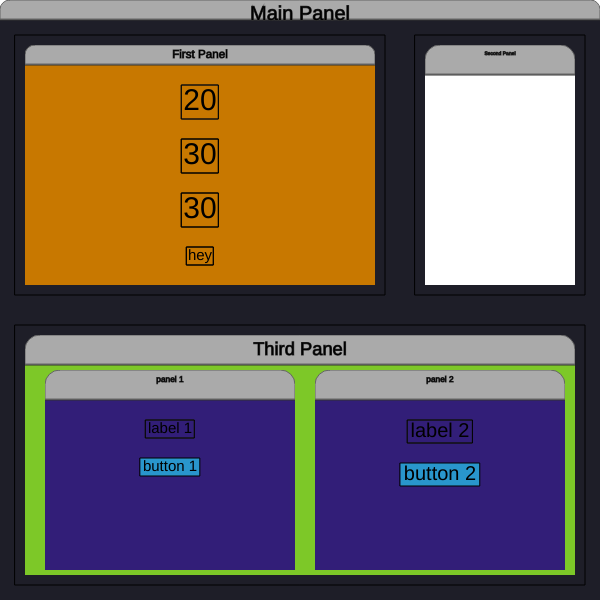
Frame 1 (no input)
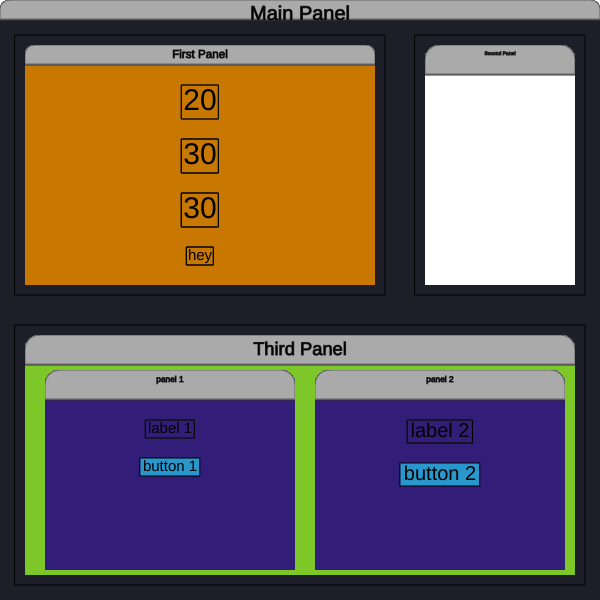
Frame 60 (no input)
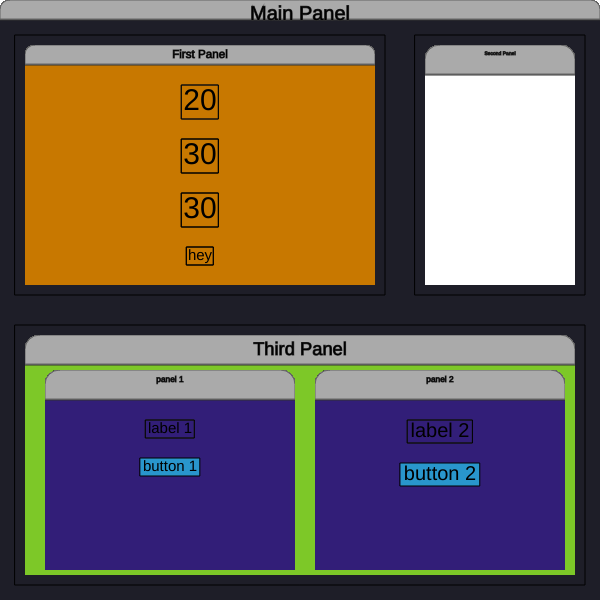
Frame 120 (the mouse pressed at the canvas centre since frame 60)

The p5.js sketch that drew these frames (run headless with seeded random() and noise() and a simulated clock; from frame 60 on, the mouse is pressed at the canvas centre):

// p5.js sketch
// ── sketch.js
let mainPanel;
let grid;

let gr; //graphics

let p0;
let p1;
let p2;

function setup() {
	createCanvas(600, 600);
	smooth();

	gr = createGraphics(600, 600);

	mainPanel = new MainPanel(width, height);
	grid = new GridLayout(mainPanel, 3, 2);
	mainPanel.setTitle('Main Panel');

	p0 = new Panel(300, 300);
	p1 = new Panel(200, 200);
	p2 = new Panel(30, 30);

	p0.setTitle('First Panel');
	p1.setTitle('Second Panel');
	p2.setTitle('Third Panel');

	p0.setBackground(color(200, 120, 0));
	p1.setBackground(color(255));
	p2.setBackground(color(125, 200, 40));

	p0.addItem(new Label(p0.titleBar.height, 30));
	p0.addItem(new Label(p1.titleBar.height, 30));
	p0.addItem(new Label(p2.titleBar.height, 30));
	p0.addItem(new Label('hey', 15));

	let p2layout = new HListLayout(p2);

	let p2panel0 = new Panel(250, 200);
	let p2panel1 = new Panel(250, 200);

	p2panel0.setTitle('panel 1');
	p2panel1.setTitle('panel 2');

	p2panel0.addItem(new Label('label 1', 15));
	let btn0 = new Button('button 1', 15);
	btn0.on_press = btn0Press;
	p2panel0.addItem(btn0);

	p2panel1.addItem(new Label('label 2', 20));
	let btn1 = new Button('button 2', 20);
	btn1.on_press = btn1Press;
	p2panel1.addItem(btn1);

	p2panel0.setBackground(color(50, 30, 120));

	p2panel1.setBackground(color(50, 30, 120));

	p2layout.addItem(p2panel0);

	p2layout.addItem(p2panel1);

	grid.addItem(p0, 0, 0, 2, 1);
	grid.addItem(p1, 2, 0);
	grid.addItem(p2, 0, 1, 3, 1);

	grid.setMargin(15);
	grid.setPadding(10);

	mainPanel.setBackground(color(30, 30, 40));

	mainPanel.resizeEvent(600, 600);
}

function draw() {
	mainPanel.loop();
	mainPanel.render(gr);
	image(gr, 0, 0);
}

function windowResized() {
	mainPanel.resizeEvent(width, height);
}

function btn0Press(){
	print('btn0');
}
function btn1Press(){
	print('btn1');
}

// ── UI-lib.js
class Component {

	constructor(x, y, w, h) {

		if(x == undefined) x = 0;
		if(y == undefined) y = 0;
		if(w == undefined) w = 10;
		if(h == undefined) h = 10;

		this.setPos(x, y);
		this.setSize(w, h);

		this.inFocus = true;
	}

	setPos(x, y) {
		this.x = x;
		this.y = y;
	}

	setSize(w, h) {
		this.width = w;
		this.height = h;
	}

	render(g) {}

	resizeEvent(w, h) {
		this.setSize(w, h);
	}

	mouseMoved(dx, dy) {}
	mouseDragged(dx, dy) {}
	mousePressed(x, y) {}
	mouseReleased(x, y) {}
	keyPressed() {}
	keyReleased() {}

}

class Label extends Component {

	constructor(text, tSize) {
		textSize(tSize);
		let str = String(text);
		super(0, 0, textWidth(str) * 1.1, textAscent() + textDescent());

		this.bgColor = color(0, 0, 0, 0);
		this.textSize = tSize;
		this.textColor = color(0);
		this.text = text;
	}

	setText(t) {
		this.text = t;
	}

	render(g) {
		//Background
		if(this.bgColor != undefined) {
			g.fill(this.bgColor);
			g.rect(this.x, this.y, this.width, this.height)
		}

		//Text
		g.noStroke();
		g.fill(this.textColor);
		g.textSize(this.textSize);
		g.textAlign(CENTER, CENTER);
		g.text(this.text, this.x + this.width / 2, this.y + this.height / 2);

		//Borders
		g.stroke(0);
		g.strokeWeight(1);
		g.noFill();
		g.rect(this.x, this.y, this.width, this.height);

	}

	setBackground(color) {
		this.bgColor = color;
	}

	resizeEvent(w, h) {
		super.resizeEvent(w, h);
		this.textSize = h;
	}

}

class Button extends Component {
	constructor(text, tSize) {
		textSize(tSize);
		let str = String(text);
		super(0, 0, textWidth(str) * 1.1, textAscent() + textDescent());

		this.text = text;
		this.textSize = tSize;

		colorMode(HSB);
		this.color = color(200, 80, 80);
		colorMode(RGB);

		this.pressing = false;
		this.hovering = false;

		this.on_press = function() {};
		this.on_hover = function() {};
		this.on_release = function() {};
	}

	render(g) {

		g.colorMode(HSB);
		let c;
		if(this.pressing) {
			let b = brightness(this.color) * 0.9 - 3;
			let s = saturation(this.color) * 1;
			c = color(hue(this.color), s, b);
		} else if(this.hovering) {
			let b = brightness(this.color) * 1.1 + 5;
			let s = saturation(this.color) * 1;
			c = color(hue(this.color), s, b);
		} else {
			c = this.color;
		}

		g.stroke(0);
		g.strokeWeight(1);
		g.fill(c);
		g.rect(this.x, this.y, this.width, this.height);
		g.colorMode(RGB);

		g.noStroke();
		g.textSize(this.textSize);
		g.fill(0);
		g.textAlign(CENTER, CENTER);
		g.text(this.text, this.x + this.width / 2, this.y + this.height / 2);
	}

	mousePressed(x, y) {
		this.pressing = true;
		this.on_press();
	}

	mouseReleased() {
		this.pressing = false;
	}

	mouseMoved(dx, dy) {
		this.hovering = true;
	}

	setPos(x, y) {
		super.setPos(x, y);
	}

}

class Container extends Component {

	constructor(x, y, w, h) {
		super(x, y, w, h);
		this.comps = [];
		this.itemCount = 0;
	}

	render(g) {
		for(const comp of this.comps) {
			comp.render(g);
		}
	}

	addItem(item) {
		this.itemCount++;
		this.comps.push(item);
	}

	resizeEvent(w, h) {
		super.resizeEvent(w, h);
		this.g = createGraphics(w, h);
	}

}

class Layout extends Container {

	constructor(parent) {
		super(parent.x, parent.y, parent.width, parent.height);

		this.parent = parent;
		parent.setLayout(this);

	}

	render(g) {
		super.render(g);
	}

	resizeEvent(w, h) {
		super.resizeEvent(w, h);
	}

}

class ListLayout extends Layout {
	constructor(parent) {
		super(parent);

		this.xPadding = 20;
		this.yPadding = 20;
		this.nextItemPos = [this.xPadding, this.yPadding];
	}

	addItem(item) {
		super.addItem(item);
		this.calculatePosition();
	}

	resizeEvent(w, h) {
		super.resizeEvent(w, h);
		this.calculatePosition();
	}

	setPadding(x, y){
		this.xPadding = x;
		this.yPadding = y;
		this.calculatePosition();
	}
}

class VListLayout extends ListLayout {

	constructor(parent) {
		super(parent);
	}

	calculatePosition() {
		this.nextItemPos[1] = this.yPadding;
		for(const c of this.comps) {
			c.setPos(this.width / 2 - c.width / 2, this.nextItemPos[1]);
			this.nextItemPos[1] += c.height + this.yPadding;
		}

	}

	addItem(item) {
		super.addItem(item);
		this.calculatePosition();
	}
}

class HListLayout extends ListLayout {

	constructor(parent) {
		super(parent);
	}

	calculatePosition() {
		this.nextItemPos[0] = this.xPadding;
		for(const c of this.comps) {
			c.setPos(this.nextItemPos[0], this.height / 2 - c.height / 2);
			this.nextItemPos[0] += c.width + this.xPadding;
		}

	}

	resizeEvent(w, h) {
		super.resizeEvent(w, h);
		this.calculatePosition();
	}

}

class GridLayout extends Layout {

	constructor(parent, c, r) { //Parent Component, columns, rows
		super(parent);

		this.rows = r;
		this.columns = c;

		this.numberOfCells = this.rows * this.columns;
		this.cells = [];
		for(let i = 0; i < this.numberOfCells; i++) {
			this.cells.push(false); //Empty
		}

		//  compsGridIndex[a]=index of the grid cell component is in. a = component's index in comps array)
		this.compsGridAtts = [];

		this.margin = 0;
		this.padding = 0;

		this.showBorders = true;

		this.calculateGridSize();
	}

	addItem(c, x, y, w, h) { // Component, GridX, GridY, horizontal span, vertical span

		let index = y * this.columns + x; // index = which index the x,y denotes in the "cells" array
		let available = false; // if the required cells are empty

		if(arguments.length == 3) {

			if(this.checkIfOccupied(index) == false) { // if empty

				this.cells[index] = true; //occupied
				available = true;

			} else { // if the cell is occupied
				console.log('Grid cell is already occupied!');
			}

		} else if(arguments.length == 5) {

			let stack = [];

			loop:
				for(let i = 0; i < h; i++) {
					for(let j = 0; j < w; j++) {
						let cellX = x + j;
						let cellY = y + i;
						let index = cellX + cellY * this.columns;

						if(this.checkIfOccupied(index) == false) { // if not occupied
							stack.push(index);
						} else {
							break loop;
						}
					}
				}

			let area = w * h; // Area of the component in the grid
			if(stack.length == area) { // if all the required cells are empty
				for(let i = 0; i < area; i++) {
					this.cells[stack.pop()] = true; //occupy the cells
				}
				available = true;
			}

		} // end of (else if length == 5)

		if(available) {

			if(h == undefined) h = 1;
			if(w == undefined) w = 1;

			let cx = this.margin + (this.margin * 2 * x) + x * this.gridWidth; // component x
			let cy = this.margin + (this.margin * 2 * y) + y * this.gridHeight; //component y
			c.setPos(cx + this.padding, cy * this.padding);
			c.resizeEvent((this.margin * 2 * w) + (this.gridWidth * w) - this.padding * 2,
				(this.margin * 2 * h) + this.gridHeight * h) - this.padding * 2;
			super.addItem(c);

			this.compsGridAtts.push({
				cellIndex: index,
				gridX: x,
				gridY: y,
				hSpan: w,
				vSpan: h
			});

		}

	} // end of addItem()

	checkIfOccupied(i) {
		return this.cells[i];
	}

	resizeEvent(w, h) {
		this.setSize(w, h);
		this.calculateGridSize();

		for(let i = 0; i < this.itemCount; i++) {
			let xMarginOffset = this.margin + (this.margin * 2 * this.compsGridAtts[i].gridX);
			let yMarginOffset = this.margin + (this.margin * 2 * this.compsGridAtts[i].gridY);

			let xGridOffset = this.compsGridAtts[i].gridX * this.gridWidth;
			let yGridOffset = this.compsGridAtts[i].gridY * this.gridHeight;

			this.comps[i].setPos(this.padding + xMarginOffset + xGridOffset,
				this.padding + yMarginOffset + yGridOffset);

			let hSpan = this.compsGridAtts[i].hSpan;
			let vSpan = this.compsGridAtts[i].vSpan;

			this.comps[i].resizeEvent((this.gridWidth * hSpan) - 2 * this.padding + (hSpan - 1) * 2 * this.margin,
				(this.gridHeight * vSpan) - 2 * this.padding + (vSpan - 1) * 2 * this.margin);

		} //end of for loop

	} // end of resizeEvent()

	calculateGridSize() {
		//Grid size includes the padding
		this.gridWidth = (this.width / this.columns) - this.margin * 2;
		this.gridHeight = (this.height / this.rows) - this.margin * 2;
	}

	setMargin(m) {
		this.margin = m;
		this.calculateGridSize();
	}

	setPadding(p) {
		this.padding = p;
		this.resizeEvent(this.width, this.height);
	}

	render(g) {

		//display borders
		if(this.showBorders == true) {
			//FOR EMPTY CELLS
			for(let i = 0; i < this.numberOfCells; i++) {
				if(this.cells[i] == false) { // if the cell is empty
					g.strokeWeight(1.5);
					g.stroke(0);
					g.noFill();
					// gridX and gridY values of the cell that has the 'i'th index in "cells[]"
					let gridX = i % this.columns;
					let gridY = floor(i / this.columns);
					// x and y values in this.g graphics object
					let x = this.margin + (this.margin * gridX * 2) + (gridX * this.gridWidth);
					let y = this.margin + (this.margin * gridY * 2) + (gridY * this.gridHeight);
					g.rect(x, y, this.gridWidth, this.gridHeight);
				}
			}

			//FOR OCCUPIED cells
			for(let i = 0; i < this.itemCount; i++) {

				//x and y values in this.g graphics object
				let x = this.margin + (this.margin * this.compsGridAtts[i].gridX * 2) +
					(this.compsGridAtts[i].gridX * this.gridWidth);
				let y = this.margin + (this.margin * this.compsGridAtts[i].gridY * 2) +
					(this.compsGridAtts[i].gridY * this.gridHeight);

				// width and the height of the border rectangle
				let hSpan = this.compsGridAtts[i].hSpan;
				let vSpan = this.compsGridAtts[i].vSpan;

				let w = hSpan * this.gridWidth + this.margin * 2 * (hSpan - 1);
				let h = vSpan * this.gridHeight + this.margin * 2 * (vSpan - 1);

				g.stroke(0);
				g.strokeWeight(1);
				g.noFill();
				g.rect(x, y, w, h);

			}

		}

		super.render(g);

	}

	mousePressed(x, y) {
		for(let i = 0; i < this.itemCount; i++) {

			if(x >= this.comps[i].x && x < this.comps[i].x + this.comps[i].width) {
				if(y >= this.comps[i].y && y < this.comps[i].y + this.comps[i].height) {
					this.comps[i].mousePressed(x, y);
				}
			}

		}
	}

}

class Panel extends Component {

	constructor(w, h) {
		super(0, 0, w, h);

		this.layout;
		this.bgColor;
		this.titleBar = {
			minimumHeight: 30,
			height: 50
		};

		this.g = createGraphics(this.width, this.height);

		new VListLayout(this);
	}

	render(g) {

		if(this.bgColor != undefined) {
			//this.g.background(this.bgColor);
			this.g.noStroke();
			this.g.fill(this.bgColor);
			if(this.titleBar.title != undefined) {
				this.g.rect(0, this.titleBar.height, this.width, this.height);
			} else {
				this.g.rect(0, 0, this.width, this.height);
			}
		}

		if(this.titleBar.title != undefined) {
			//Bar background
			this.g.fill(170);
			this.g.rect(0, 0, this.width, this.titleBar.height, 20, 20, 0, 0);

			//Bar outline
			this.g.noFill();
			this.g.stroke(100);
			this.g.rect(0, 0, this.width, this.titleBar.height - 1, 20, 20, 0, 0);
			this.g.stroke(50);
			this.g.line(0, this.titleBar.height, this.width, this.titleBar.height);
			//Text
			this.g.fill(0);
			this.g.textSize(this.width / 30);
			this.g.textAlign(CENTER, TOP);
			this.g.text(this.titleBar.title, this.width / 2, this.titleBar.height / 5);

			//contents
			this.g.push();
			this.g.translate(this.layout.x, this.layout.y);
			this.layout.render(this.g);
			this.g.pop();
		} else { // If there isn't a title bar
			this.layout.render(this.g);
		}

		g.image(this.g, this.x, this.y);

	}

	setLayout(layout) {
		if(this.layout != undefined){
			let layoutPos = [this.layout.x, this.layout.y];
			this.layout = layout;
			this.layout.x = layoutPos[0];
			this.layout.y = layoutPos[1];
		}else{
			this.layout = layout;
		}
	}

	resizeEvent(w, h) {
		super.resizeEvent(w, h);

		this.g = createGraphics(w, h);

		if(this.titleBar.height == undefined) {
			this.layout.resizeEvent(w, h);
		} else {
			this.layout.resizeEvent(w, h - this.titleBar.height);
		}

	}

	addItem(item) {
		this.layout.addItem(item);
	}

	setTitle(title) {
		this.titleBar.title = title;
		if(this.height < this.titleBar.minimumHeight * 9) {
			this.titleBar.height = this.titleBar.minimumHeight;
		} else {
			this.titleBar.height = 20;
		}
		this.layout.setPos(this.layout.x, this.titleBar.height);
	}

	setBackground(color) {
		this.bgColor = color;
	}

	mousePressed(x, y) {
		if(this.layout != undefined) {
			this.layout.mousePressed(x, y);
		}
	}

}

class MainPanel extends Panel {

	constructor(w, h) {
		super(w, h);

		this.preMousePressed = false;
	}

	resizeEvent(w, h){
		super.resizeEvent(w, h);
	}

	loop() {

		if((mouseX != pmouseX || mouseY != pmouseY) && !mouseIsPressed) {
			for(let c of this.layout.comps) {
				c.mouseMoved(mouseX - pmouseX, mouseY - pmouseY);
			}
		}
		// mouse dragged
		if(mouseIsPressed && (mouseX != pmouseX || mouseY != pmouseY)) {
			for(let c of this.layout.comps) {
				c.mouseDragged(mouseX - pmouseX, mouseY - pmouseY);
			}
		}
		if(mouseIsPressed && !this.preMousePressed) {
			for(let c of this.layout.comps) {
				c.mousePressed(mouseX - c.x, mouseY - c.y);
			}
		}
		if(!mouseIsPressed && this.preMousePressed) {
			for(let c of this.layout.comps) {
				c.mouseReleased(mouseX - c.x, mouseY - c.y);
			}
		}

		this.preMousePressed = mouseIsPressed;
	}

	keyPressed() {
		for(let c of this.layout.comps) {
			if(c.inFocus) c.keyPressed();
		}
	}

	keyReleased() {
		for(let c of this.layout.comps) {
			if(c.inFocus) c.keyReleased();
		}
	}

}
